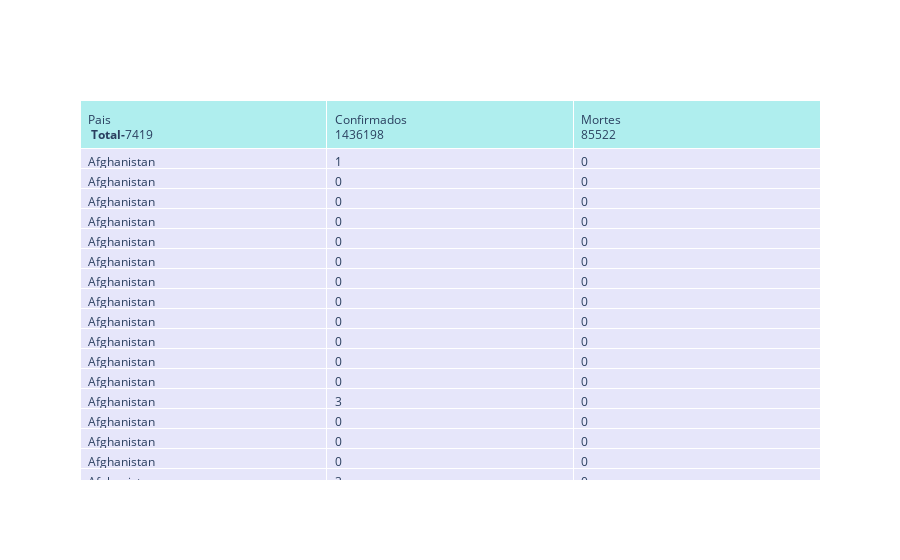

Source (notebook cell):
### Code cell
mundo.groupby('sigla')
# '<b>Data-</b>'+ str(rs.date.unique())
fig = go.Figure(data=[go.Table(
    header=dict(values=['<br>Pais</br> <b>Total-</b>'+str(mundo.pais.size),
                        '<br>Confirmados</br>'+str(mundo.confirmados.astype(int).agg(sum)),
                       # '<br>Novos Casos</br>'+str(mundo.confirmadosAcumulado.astype(int).agg(sum)),
                        '<br>Mortes</br>'+str(mundo.mortes.astype(int).agg(sum)),
                        #'<br>Novas Mortes</br>'+str(mundo.mortesAcumuladas.astype(int).agg(sum))
                       ],
                fill_color='paleturquoise',
                align='left'),
    cells=dict(values=[mundo.pais, mundo.confirmados,mundo.mortes],
               fill_color='lavender',
               align='left'))
])

fig.show()

### Figure 1 — Plotly figure (JSON) as saved in the notebook; plotly's stock layout.template omitted (floating-point values rounded to 4 significant figures; data arrays with more than 128 entries replaced by an {"elided": "..."} marker saying what was removed)
{"data": [{"cells": {"align": "left", "fill": {"color": "lavender"}, "values": {"elided": "3x7419 mixed values"}}, "header": {"align": "left", "fill": {"color": "paleturquoise"}, "values": ["<br>Pais</br> <b>Total-</b>7419", "<br>Confirmados</br>1436198", "<br>Mortes</br>85522"]}, "type": "table"}], "layout": {}}
